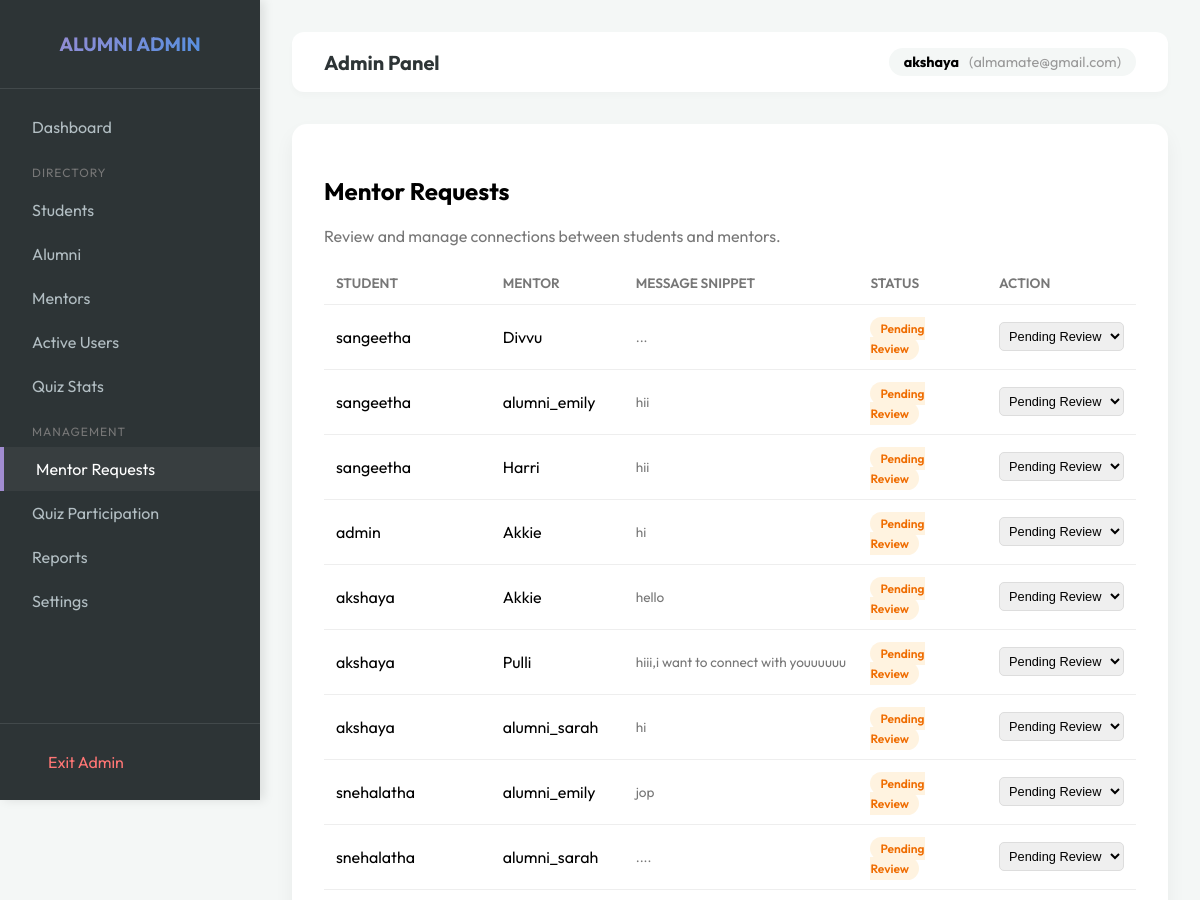
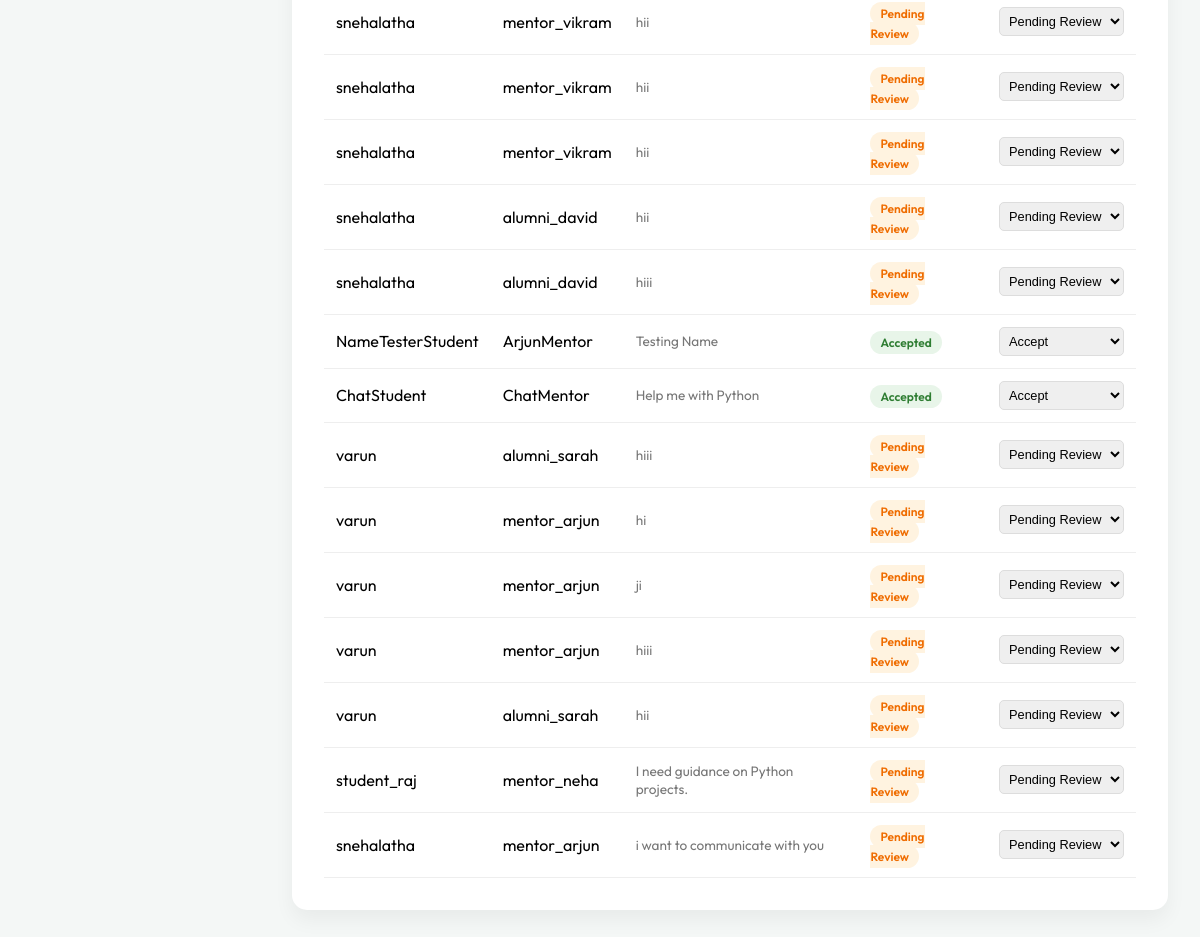
Page /admin-portal/mentor-requests/ (signed in) on the committed database (2 pictures, top to bottom).
### network/models.py (models this page shows, shortened)
class MentorRequest(models.Model):
    STATUS_CHOICES = (
        ('pending', 'Pending Review'),
        ('accepted', 'Accepted'),
        ('rejected', 'Rejected'),
    )
    student = models.ForeignKey(User, related_name='mentor_requests', on_delete=models.CASCADE)
    mentor = models.ForeignKey(User, related_name='mentoring_sessions', on_delete=models.CASCADE)
    message = models.TextField(help_text="Reason for seeking mentorship")
    status = models.CharField(max_length=20, choices=STATUS_CHOICES, default='pending')
    created_at = models.DateTimeField(auto_now_add=True)

### network/views.py (the view, shortened to what this page needs)
# urls.py: path('admin-portal/mentor-requests/', views.admin_mentor_requests, name='admin_mentor_requests'),
@admin_required
def admin_mentor_requests(request):
    from network.models import MentorRequest, AuditLog
    requests = MentorRequest.objects.all().order_by('-created_at')
    return render(request, 'admin/mentor_requests.html', {'mentor_requests': requests})

### templates/admin/mentor_requests.html (shortened to what this page needs)
{% extends 'admin/admin_base.html' %}
{% block admin_content %}
<div class="card">
    <h2>Mentor Requests</h2>
    <p style="color: #777;">Review and manage connections between students and mentors.</p>
    <table>
        <thead>
            <tr>
                <th>Student</th>
                <th>Mentor</th>
                <th>Message Snippet</th>
                <th>Status</th>
                <th>Action</th>
            </tr>
        </thead>
        <tbody>
            {% for req in mentor_requests %}
            <tr>
                <td>{{ req.student.username }}</td>
                <td>{{ req.mentor.username }}</td>
                <td style="font-size: 0.85rem; color: #777;">{{ req.message|truncatechars:50 }}</td>
                <td>
                    <span class="badge" style="
                        {% if req.status == 'accepted' %}background: #e8f5e9; color: #2e7d32;
                        {% elif req.status == 'rejected' %}background: #ffebee; color: #c62828;
                        {% else %}background: #fff3e0; color: #ef6c00;{% endif %}
                    ">{{ req.get_status_display }}</span>
                </td>
                <td>
                    <form method="POST" style="display: inline;">
                        <select name="status" onchange="this.form.submit()"
                            style="padding: 5px; border-radius: 5px; border: 1px solid #ddd; font-size: 0.8rem;">
                            <option value="pending" {% if req.status == 'pending' %}selected{% endif %}>Pending Review</option>
                            <option value="accepted" {% if req.status == 'accepted' %}selected{% endif %}>Accept</option>
                        </select>
                    </form>
                </td>
            </tr>
            {% endfor %}
        </tbody>
    </table>
</div>
{% endblock %}

### templates/admin/admin_base.html (shortened to what this page needs)
<!DOCTYPE html>
<html lang="en">
<head>
    <link rel="stylesheet" href="https://cdnjs.cloudflare.com/ajax/libs/font-awesome/6.4.0/css/all.min.css">
</head>
<body>
    <div class="sidebar">
        <div class="sidebar-header">
            <h2
                style="margin: 0; font-size: 1.2rem; background: linear-gradient(135deg, #a18cd1, #4a90e2); -webkit-background-clip: text; -webkit-text-fill-color: transparent;">
                ALUMNI ADMIN</h2>
        </div>
        <div class="sidebar-menu">
            <a href="{% url 'admin_dashboard' %}"
                class="menu-item {% if request.resolver_match.url_name == 'admin_dashboard' %}active{% endif %}">
                <span>Dashboard</span>
            </a>
            <div
                style="margin-top: 1rem; margin-bottom: 0.5rem; padding-left: 2rem; font-size: 0.75rem; color: #777; text-transform: uppercase; letter-spacing: 1px;">
                Directory
            </div>
            <a href="{% url 'admin_students_list' %}"
                class="menu-item {% if request.resolver_match.url_name == 'admin_students_list' %}active{% endif %}">
                <span>Students</span>
            </a>
            <a href="{% url 'admin_alumni_list' %}"
                class="menu-item {% if request.resolver_match.url_name == 'admin_alumni_list' %}active{% endif %}">
                <span>Alumni</span>
            </a>
            <a href="{% url 'admin_mentors_list' %}"
                class="menu-item {% if request.resolver_match.url_name == 'admin_mentors_list' %}active{% endif %}">
                <span>Mentors</span>
            </a>
            <a href="{% url 'admin_active_users_list' %}"
                class="menu-item {% if request.resolver_match.url_name == 'admin_active_users_list' %}active{% endif %}">
                <span>Active Users</span>
            </a>
            <a href="{% url 'admin_quiz_stats' %}"
                class="menu-item {% if request.resolver_match.url_name == 'admin_quiz_stats' %}active{% endif %}">
                <span>Quiz Stats</span>
            </a>
            <div
                style="margin-top: 1rem; margin-bottom: 0.5rem; padding-left: 2rem; font-size: 0.75rem; color: #777; text-transform: uppercase; letter-spacing: 1px;">
                Management
            </div>
            <a href="{% url 'admin_mentor_requests' %}"
                class="menu-item {% if request.resolver_match.url_name == 'admin_mentor_requests' %}active{% endif %}">
                <span>Mentor Requests</span>
            </a>
            <a href="{% url 'admin_quiz_participation' %}"
                class="menu-item {% if request.resolver_match.url_name == 'admin_quiz_participation' %}active{% endif %}">
                <span>Quiz Participation</span>
            </a>
            <a href="{% url 'admin_reports' %}"
                class="menu-item {% if request.resolver_match.url_name == 'admin_reports' %}active{% endif %}">
                <span>Reports</span>
            </a>
            <a href="{% url 'admin_settings' %}"
                class="menu-item {% if request.resolver_match.url_name == 'admin_settings' %}active{% endif %}">
                <span>Settings</span>
            </a>
        </div>
        <div style="padding: 1rem; border-top: 1px solid rgba(255,255,255,0.1);">
            <a href="{% url 'dashboard' %}" class="menu-item" style="color: #ff7675;">
                <span>Exit Admin</span>
            </a>
        </div>
    </div>
    <div class="main-content">
        <div class="top-nav">
            <h1 style="font-size: 1.25rem; margin: 0; color: var(--dark);">Admin Panel</h1>
            <div class="user-pill">
                <strong>{% if user.get_full_name %}{{ user.get_full_name }}{% else %}{{ user.username }}{% endif %}</strong>
                <span style="color: #999;">({{ user.email }})</span>
            </div>
        </div>
        {% block admin_content %}
        {% endblock %}
    </div>
</body>
</html>

### templates/admin/admin_base.html (style rules this page uses)
:root { --primary: #4a90e2; --secondary: #a18cd1; --dark: #2d3436; --light: #f4f7f6; --sidebar-width: 260px; }
body { font-family: 'Outfit', sans-serif; margin: 0; background-color: var(--light); display: flex; }
.sidebar { width: var(--sidebar-width); height: 100vh; background: var(--dark); color: white; position: fixed; left: 0; top: 0; display: flex; flex-direction: column; box-shadow: 4px 0 10px rgba(0, 0, 0, 0.1); }
.sidebar-header { padding: 2rem; text-align: center; border-bottom: 1px solid rgba(255, 255, 255, 0.1); }
.sidebar-menu { flex: 1; padding: 1rem 0; }
.menu-item { padding: 12px 2rem; display: flex; align-items: center; color: #b2bec3; text-decoration: none; transition: 0.3s; font-weight: 400; }
.menu-item:hover, .menu-item.active { background: rgba(255, 255, 255, 0.05); color: white; border-left: 4px solid var(--secondary); }
.main-content { margin-left: var(--sidebar-width); flex: 1; padding: 2rem; min-height: 100vh; }
.top-nav { display: flex; justify-content: space-between; align-items: center; margin-bottom: 2rem; background: white; padding: 1rem 2rem; border-radius: 12px; box-shadow: 0 4px 6px rgba(0, 0, 0, 0.02); }
.user-pill { display: flex; align-items: center; gap: 10px; background: var(--light); padding: 5px 15px; border-radius: 30px; font-size: 0.9rem; }
.card { background: white; padding: 2rem; border-radius: 15px; box-shadow: 0 10px 20px rgba(0, 0, 0, 0.05); margin-bottom: 2rem; }
table { width: 100%; border-collapse: collapse; margin-top: 1rem; }
th, td { text-align: left; padding: 12px; border-bottom: 1px solid #eee; }
th { color: #777; font-weight: 600; font-size: 0.85rem; text-transform: uppercase; }
.badge { padding: 4px 10px; border-radius: 20px; font-size: 0.75rem; font-weight: 600; }

### rows in the picture
MentorRequest: student.username "sangeetha", mentor.username "Divvu", message "...", status "Pending Review"
MentorRequest: student.username "sangeetha", mentor.username "alumni_emily", message "hii", status "Pending Review"
MentorRequest: student.username "sangeetha", mentor.username "Harri", message "hii", status "Pending Review"
MentorRequest: student.username "admin", mentor.username "Akkie", message "hi", status "Pending Review"
MentorRequest: student.username "akshaya", mentor.username "Akkie", message "hello", status "Pending Review"
MentorRequest: student.username "akshaya", mentor.username "Pulli", message "hiii,i want to connect with youuuuuu", status "Pending Review"
MentorRequest: student.username "akshaya", mentor.username "alumni_sarah", message "hi", status "Pending Review"
MentorRequest: student.username "snehalatha", mentor.username "alumni_emily", message "jop", status "Pending Review"
MentorRequest: student.username "snehalatha", mentor.username "alumni_sarah", message "....", status "Pending Review"
MentorRequest: student.username "snehalatha", mentor.username "mentor_vikram", message "hii", status "Pending Review"
MentorRequest: student.username "snehalatha", mentor.username "mentor_vikram", message "hii", status "Pending Review"
MentorRequest: student.username "snehalatha", mentor.username "mentor_vikram", message "hii", status "Pending Review"
MentorRequest: student.username "snehalatha", mentor.username "alumni_david", message "hii", status "Pending Review"
MentorRequest: student.username "snehalatha", mentor.username "alumni_david", message "hiii", status "Pending Review"
MentorRequest: student.username "NameTesterStudent", mentor.username "ArjunMentor", message "Testing Name", status "Accepted", status "Accept"
MentorRequest: student.username "ChatStudent", mentor.username "ChatMentor", message "Help me with Python", status "Accepted", status "Accept"
MentorRequest: student.username "varun", mentor.username "alumni_sarah", message "hiii", status "Pending Review"
MentorRequest: student.username "varun", mentor.username "mentor_arjun", message "hi", status "Pending Review"
MentorRequest: student.username "varun", mentor.username "mentor_arjun", message "ji", status "Pending Review"
MentorRequest: student.username "varun", mentor.username "mentor_arjun", message "hiii", status "Pending Review"
MentorRequest: student.username "varun", mentor.username "alumni_sarah", message "hii", status "Pending Review"
MentorRequest: student.username "student_raj", mentor.username "mentor_neha", message "I need guidance on Python projects.", status "Pending Review"
MentorRequest: student.username "snehalatha", mentor.username "mentor_arjun", message "i want to communicate with you", status "Pending Review"

### other values in the picture
{{ user.username }} "akshaya"
{{ user.email }} "almamate@gmail.com"
